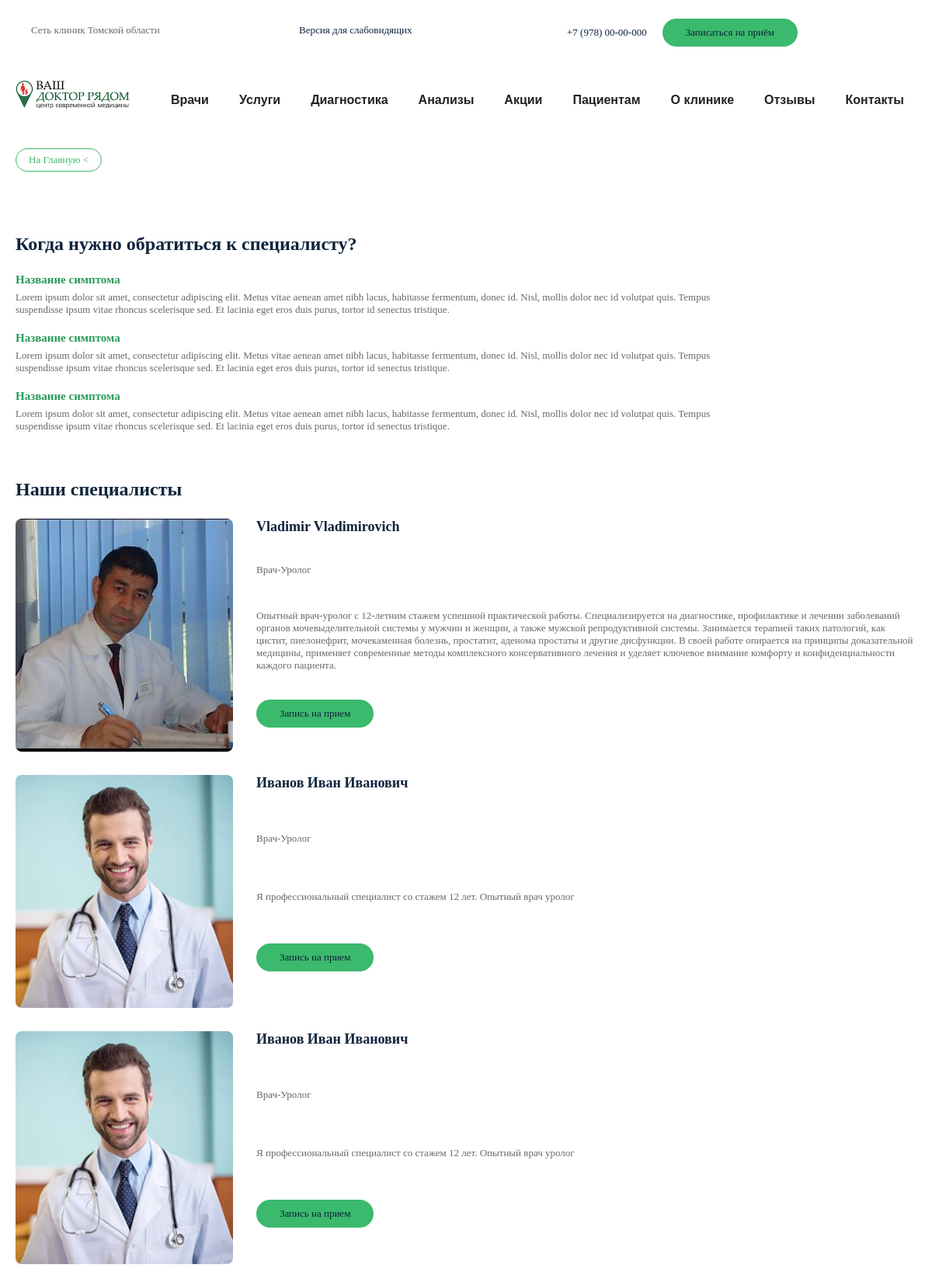
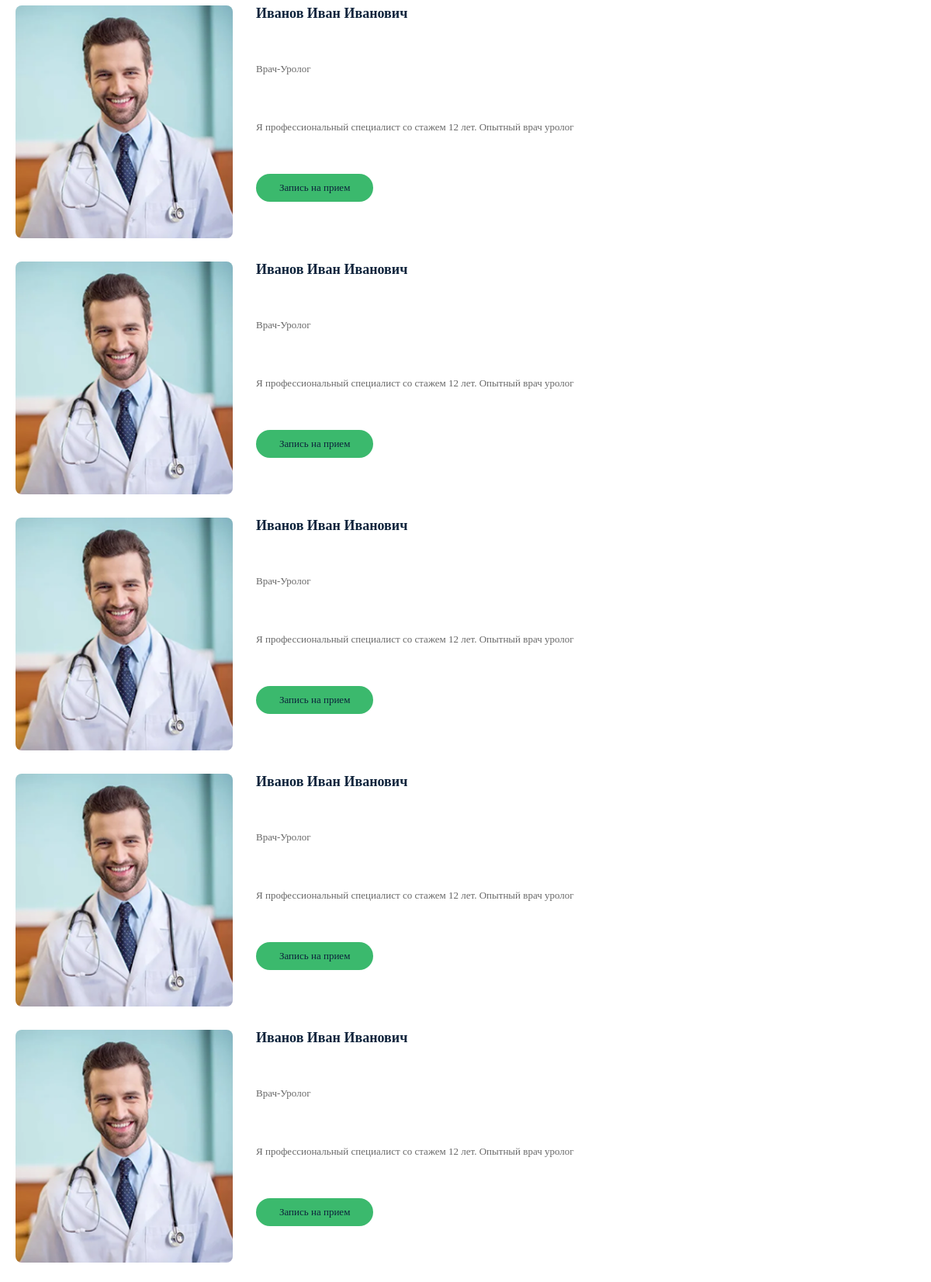
/directions/urologiya/ (upper part), run on the app's committed database (2 pictures, top to bottom).
### clinic/models.py (models this page shows, shortened)
class Doctor(models.Model):
    full_name = models.CharField(max_length=200)
    position = models.CharField(max_length=150)
    direction = models.ForeignKey(Direction,on_delete=models.PROTECT,related_name='doctors')
    photo = models.ImageField(upload_to='doctors/',blank=True)
    experience = models.PositiveIntegerField(blank=True,null=True,verbose_name='Стаж работы')
    description = models.TextField(blank=True)
    show_on_home = models.BooleanField(default=False,verbose_name='Активное виденние дома')
    class Meta:
        verbose_name = 'Доктор'
        verbose_name_plural = 'Доктора'

### clinic/views.py (the view)
# urls.py: path('directions/<slug:slug>/',views.direction_detail,name='direction_detail'),
def direction_detail(request,slug):
    direction = get_object_or_404(Direction,slug=slug)
    reviews = Review.objects.filter(is_approved=True,doctor__direction=direction)[:2]
    return render(request,'direction_detail.html',{'direction':direction,'reviews':reviews})

### templates/direction_detail.html (shortened to what this page needs)
{% extends 'base.html' %}
{% load static %}
{% block extra_css %}
<link rel="stylesheet" href="{% static 'css/home.css'  %}">
{% endblock %}
{% block content %}
<section class="dir_when">
<div class="container">
<h2>Когда нужно обратиться к специалисту?</h2>
<div class="dir_when__item">
<h3>Название симптома</h3>
<p>Lorem ipsum dolor sit amet, consectetur adipiscing elit. Metus vitae aenean amet nibh lacus, habitasse fermentum, donec id. Nisl, mollis dolor nec id volutpat quis. Tempus suspendisse
ipsum vitae rhoncus scelerisque sed. Et lacinia eget eros duis purus, tortor id senectus tristique. </p>
</div>
<div class="dir_when__item">
<h3>Название симптома</h3>
<p>Lorem ipsum dolor sit amet, consectetur adipiscing elit. Metus vitae aenean amet nibh lacus, habitasse fermentum, donec id. Nisl, mollis dolor nec id volutpat quis. Tempus suspendisse
ipsum vitae rhoncus scelerisque sed. Et lacinia eget eros duis purus, tortor id senectus tristique. </p>
</div>
<div class="dir_when__item">
<h3>Название симптома</h3>
<p>Lorem ipsum dolor sit amet, consectetur adipiscing elit. Metus vitae aenean amet nibh lacus, habitasse fermentum, donec id. Nisl, mollis dolor nec id volutpat quis. Tempus suspendisse
ipsum vitae rhoncus scelerisque sed. Et lacinia eget eros duis purus, tortor id senectus tristique. </p>
</div>
</div>
</section>
<section class="dir_doctors">
<div class="container">
<h2>Наши специалисты</h2>
{% for doctor in direction.doctors.all %}
    <div class="dir_doctor">
        {% if doctor.photo   %}
        <img src="{{ doctor.photo.url   }}" alt="">
        {% endif %}
        <h3>
            {{ doctor.full_name }}
        </h3>
        <p>
            {{doctor.position}}
        </p>
        <p>
            {{ doctor.description }}
        </p>
        <a href="{% url 'appointment_create' %}" class="btn-1">Запись на прием</a>
    </div>
    {% empty %}
    <p>Врачи не добавлены</p>
    {% endfor %}
</div>
</section>
{% include 'callback_block.html' %}
{% endblock %}

### static/css/base.css (style rules this page uses)
* { margin:0; padding: 0; box-sizing: border-box; }
.container a { text-decoration: none; color: #0D233B; }
.btn-1 { background: #3BB96D; color: #fff; padding: 10px 30px; border-radius: 22px; font-size: 13px; }

### static/css/home.css (style rules this page uses)
.container { max-width: 1140px; margin: 0 auto; padding: 0 15px; }
.btn-1 { background-color: #229659; color: white; border: none; border-radius: 25px; padding: 14px 40px; font-size: 15px; cursor: pointer; }
.dir_when, .dir_doctors, .dir_reviews { margin-top: 60px; }
.dir_when h2, .dir_doctors h2, .dir_reviews h2 { font-size: 24px; color: #0D233B; margin-bottom: 24px; }
.dir_when__item { margin-bottom: 20px; }
.dir_when__item h3 { font-size: 15px; color: #279A59; margin-bottom: 6px; }
.dir_when__item p { font-size: 13px; color: #686868; max-width: 900px; }
.dir_doctor { display: grid; grid-template-columns: 280px 1fr; column-gap: 30px; margin-bottom: 30px; }
.dir_doctor img { grid-row: 1 / span 4; width: 280px; height: 300px; object-fit: cover; border-radius: 8px; }
.dir_doctor h3 { font-size: 18px; color: #0D233B; }
.dir_doctor p { font-size: 13px; color: #686868; margin: 6px 0; }
.dir_doctor .btn-1 { align-self: start; justify-self: start; }

### data on the page
Doctor: photo (picture), full_name "Vladimir Vladimirovich", position "Врач-Уролог", description "Опытный врач-уролог с 12-летним стажем успешной практической работы. Специализируется на диагностике, профилактике и лечении заболеваний органов мочевыделительной системы у мужчин и женщин, а также мужской репродуктивной системы. Занимается терапией таких патологий, как цистит, пиелонефрит, мочекаменная болезнь, простатит, аденома простаты и другие дисфункции. В своей работе опирается на принципы доказательной медицины, применяет современные методы комплексного консервативного лечения и уделяет ключевое внимание комфорту и конфиденциальности каждого пациента."
Doctor: photo (picture), full_name "Иванов Иван Иванович", position "Врач-Уролог", description "Я профессиональный специалист со стажем 12 лет. Опытный врач уролог"
Doctor: photo (picture), full_name "Иванов Иван Иванович", position "Врач-Уролог", description "Я профессиональный специалист со стажем 12 лет. Опытный врач уролог"
Doctor: photo (picture), full_name "Иванов Иван Иванович", position "Врач-Уролог", description "Я профессиональный специалист со стажем 12 лет. Опытный врач уролог"
Doctor: photo (picture), full_name "Иванов Иван Иванович", position "Врач-Уролог", description "Я профессиональный специалист со стажем 12 лет. Опытный врач уролог"
Doctor: photo (picture), full_name "Иванов Иван Иванович", position "Врач-Уролог", description "Я профессиональный специалист со стажем 12 лет. Опытный врач уролог"
Doctor: photo (picture), full_name "Иванов Иван Иванович", position "Врач-Уролог", description "Я профессиональный специалист со стажем 12 лет. Опытный врач уролог"
Doctor: photo (picture), full_name "Иванов Иван Иванович", position "Врач-Уролог", description "Я профессиональный специалист со стажем 12 лет. Опытный врач уролог"
